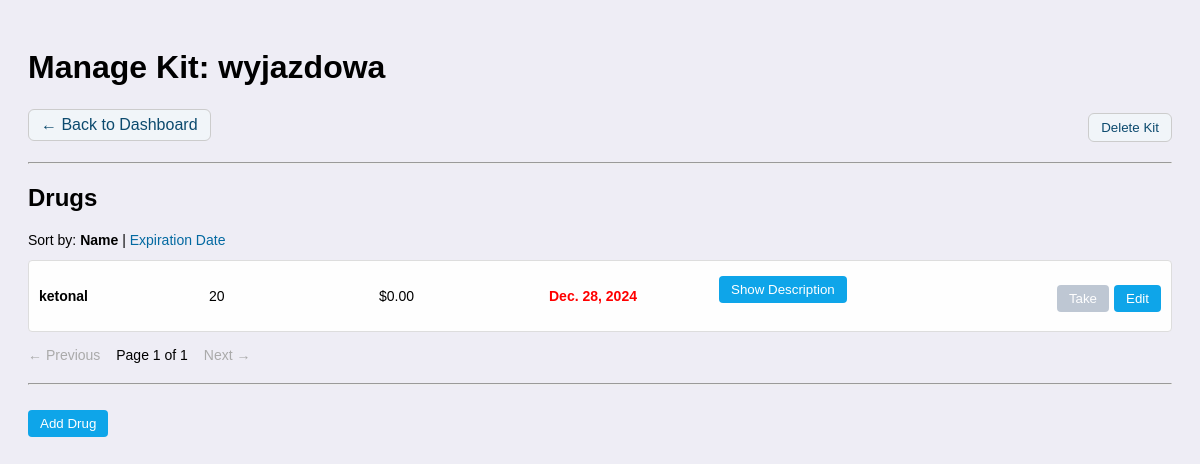
/dashboard/kit/3/ (signed in), run on the app's committed database.
### app_med_kit/models.py (models this page shows, shortened)
class Kit(models.Model):
    user = models.ForeignKey(User, on_delete=models.CASCADE)
    name = models.CharField(max_length=100)
    description = models.TextField(blank=True)

class Drug(models.Model):
    kit = models.ForeignKey(Kit, on_delete=models.CASCADE, related_name='drugs')
    name = models.CharField(max_length=100)
    number = models.PositiveIntegerField()
    description = models.TextField(blank=True)
    price = models.DecimalField(max_digits=10, decimal_places=2, default=0)
    expiration_date = models.DateField(null=True, blank=True)
    created_at = models.DateTimeField(auto_now_add=True)

### app_med_kit/views.py (the view, shortened to what this page needs)
# urls.py: path('kit/<int:kit_id>/', views.manage_kit, name='manage_kit'),
@login_required
def manage_kit(request, kit_id):
    kit = get_object_or_404(Kit, id=kit_id, user=request.user)
    sort_by = request.GET.get('sort_by', 'name')
    if sort_by == 'expiration_date':
        drug_list = kit.drugs.all().order_by('expiration_date')
    else:
        drug_list = kit.drugs.all().order_by('name')
    paginator = Paginator(drug_list, 5)
    page_number = request.GET.get('page')  # `None` if not provided → first page
    page_obj = paginator.get_page(page_number)
    show_form = request.GET.get('add_drug') == '1'
    form = DrugForm() if show_form else None
    return render(request, 'app_med_kit/manage_kit.html', {
        'kit': kit,
        'page_obj': page_obj,
        'sort_by': sort_by,
        'form': form,
        'show_form': show_form,
        'today': date.today(),  # ← add this line
    })

### app_med_kit/templates/app_med_kit/manage_kit.html (shortened to what this page needs)
{% extends 'app_med_kit/med_kit_base.html' %}
{% load static %}
{% block extra_css %}
<link rel="stylesheet" href="{% static 'css/manage_kit.css' %}">
{% endblock %}
{% block content %}
  <h1>Manage Kit: {{ kit.name }}</h1>
  <div class="navbar-top">
    <a href="{% url 'dashboard' %}">← Back to Dashboard</a>
    <form method="post" action="{% url 'delete_kit' kit.id %}" id="delete-kit-form" style="display: inline;">
      <button type="button" onclick="confirmDeleteKit()">Delete Kit</button>
    </form>
  </div>
  <hr>
  <h2>Drugs</h2>
  <div class="sort-navbar">
    Sort by:
    {% if sort_by == 'name' %}
      <strong>Name</strong> |
      <a href="?sort_by=expiration_date">Expiration Date</a>
    {% else %}
      <a href="?sort_by=name">Name</a> |
      <strong>Expiration Date</strong>
    {% endif %}
  </div>
  {% for drug in page_obj.object_list %}
    <div id="drug-{{ drug.id }}" class="drug-entry">
      <div class="drug-info">
        <div>
          <span class="display name"><strong>{{ drug.name }}</strong></span>
        </div>
        <div>
          <span class="display number">{{ drug.number }}</span>
        </div>
        <div>
          <span class="display price">${{ drug.price }}</span>
        </div>
        <div>
          <span class="display expiration {% if drug.expiration_date and drug.expiration_date < today %}expired{% endif %}">
            {{ drug.expiration_date }}
          </span>
        </div>
        <div class="desc-block">
          <button
            type="button"
            class="display description"
            onclick="showDescriptionPopup(event, '{{ drug.description|escapejs }}')"
          >
            Show Description
          </button>
        </div>
      </div>
      <div class="drug-actions">
        <form method="post" action="{% url 'take_drug' kit.id drug.id %}">
          <button type="submit" class="take-btn"
                  {% if drug.expiration_date and drug.expiration_date < today %}disabled title="Expired"{% endif %}>
              Take
          </button>
        </form>
        <button
          type="button"
          class="edit-toggle-btn"
          onclick="toggleEdit('{{ drug.id }}')"
        >
          Edit
        </button>
      </div>
    </div>
  {% empty %}
    <p>No drugs found.</p>
  {% endfor %}
  <div class="pagination">
    {% if page_obj.has_previous %}
      <a href="?sort_by={{ sort_by }}&amp;page={{ page_obj.previous_page_number }}">← Previous</a>
    {% else %}
      <span class="disabled">← Previous</span>
    {% endif %}
    <span>Page {{ page_obj.number }} of {{ page_obj.paginator.num_pages }}</span>
    {% if page_obj.has_next %}
      <a href="?sort_by={{ sort_by }}&amp;page={{ page_obj.next_page_number }}">Next →</a>
    {% else %}
      <span class="disabled">Next →</span>
    {% endif %}
  </div>
  <hr>
  <a href="?sort_by={{ sort_by }}&amp;add_drug=1">
    <button {% if show_form %}disabled{% endif %}>Add Drug</button>
  </a>
{% endblock %}

### static/css/med_kit_base.css (style rules this page uses)
body { font-family: Arial, sans-serif; background-color: #eeedf5; color: #000000; padding: 20px; }
h1, h2 { color: #000000; }
button { background-color: #0ea5e9; color: white; padding: 6px 12px; border: none; border-radius: 4px; cursor: pointer; margin-top: 5px; }
a { color: #0369a1; text-decoration: none; }
hr { margin: 20px 0; }

### static/css/manage_kit.css (style rules this page uses)
.drug-entry { display: flex; justify-content: space-between; align-items: center; border: 1px solid #ddd; padding: 10px; margin-bottom: 10px; border-radius: 4px; background-color: #fefefe; font-size: 14px; }
.drug-info { display: flex; flex: 1; gap: 20px; align-items: center; overflow: hidden; }
.drug-info div { width: 150px; overflow: hidden; text-overflow: ellipsis; white-space: nowrap; }
.drug-actions { display: flex; gap: 5px; align-items: center; margin-left: 20px; }
.desc-block { width: 200px; overflow: hidden; min-height: 50px; }
.sort-navbar { margin-bottom: 12px; font-size: 14px; }
.sort-navbar a { color: #0369a1; text-decoration: none; margin-right: 8px; }
.pagination { margin-top: 15px; font-size: 14px; }
.pagination span { margin-right: 12px; }
.pagination .disabled { color: #aaa; margin-right: 12px; cursor: default; }
.expired { color: red; font-weight: bold; }
button[disabled] { background-color: #94a3b8 !important; cursor: not-allowed; opacity: 0.6; }
.navbar-top { display: flex; justify-content: space-between; align-items: center; margin-bottom: 15px; }
.navbar-top a, .navbar-top button { background-color: #f1f5f9; color: #0c4a6e; padding: 6px 12px; border: 1px solid #ccc; border-radius: 6px; text-decoration: none; font-weight: 500; cursor: pointer; transition: background-color 0.2s ease; }

### data on the page
Kit: name "wyjazdowa"
Drug: name "ketonal", number "20", price "0.00", expiration_date "Dec. 28, 2024"

### other printed values
{{ page_obj.number }} "1"
{{ page_obj.paginator.num_pages }} "1"
